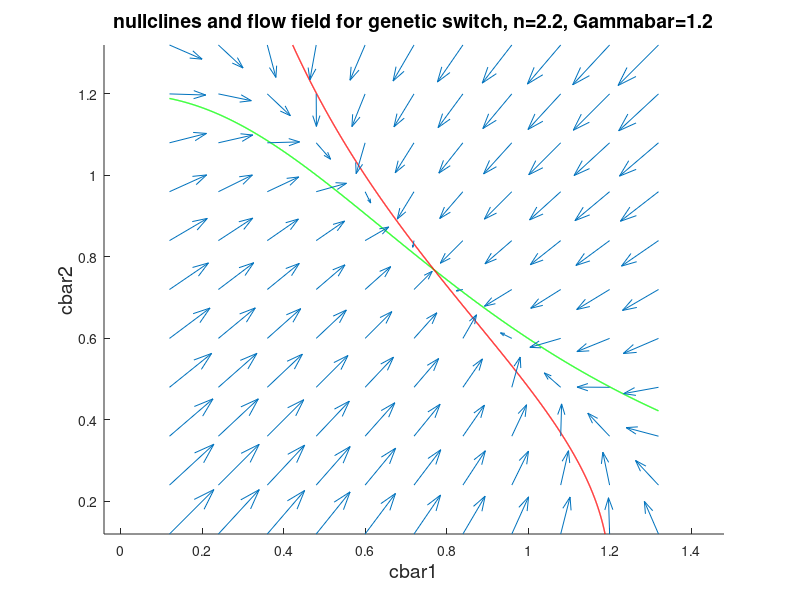
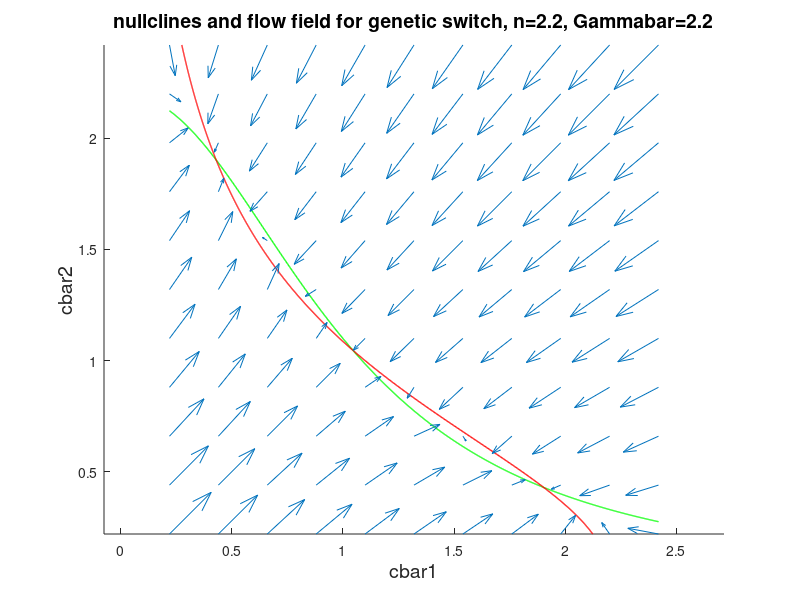

MATLAB code for these plots, in order:
%%pcn and Jason Prentice 10/2013  CherryAdler.m
% bistability of a hypothetical switch consisting of two mutually repressing elements
% following Cherry and Adler 00
clear all; close all
fancy = 0; % =0 to omit the streamlines, or 1 to include them
%%  
n = 2.2;            % Hill coeff (cooperativity parameter): compare 1 vs 2.4
Gamma = 1.2;        % nondimensionalized maximum production rate: compare 1.2 vs 1.8
cbar=(0.1*Gamma):(0.001*Gamma):(1.1*Gamma); % nondimensionalized concentration of one repressor
othercbar=Gamma*((1+(cbar.^n)).^(-1));
figure(1); set(gca,'FontSize',14)
plot(cbar,othercbar,'g','LineWidth',1);
hold on
plot(othercbar,cbar,'r','LineWidth',1); xlabel('cbar1','FontSize',14); ylabel('cbar2','FontSize',14);
title('linear plot of binding curves','FontSize',14)
axis equal
%% Make the flow field
cbar=(0.1*Gamma):(0.1*Gamma):(1.1*Gamma);
[X,Y]=meshgrid(cbar);
U=-X+(Gamma./(1+Y.^n));
V=-Y+(Gamma./(1+X.^n)); 
% rescale the arrows so we can see the shorter ones:
UVnorms=(U.^2+V.^2).^0.5; top=max(max(UVnorms));
scaling=UVnorms;
for i=1:length(UVnorms(:)),
    if UVnorms(i)<(top/10),
        scaling(i)=UVnorms(i)*10/2;
    else
        scaling(i) = top - (top-UVnorms(i))/(2*0.9);
    end;end
scaling=scaling./UVnorms;
figure(1);
quiver(X,Y,U.*scaling,V.*scaling,1); 
title(['nullclines and flow field for genetic switch, n=' num2str(n),', Gammabar=' num2str(Gamma)],'FontSize',14)
axis equal; axis tight
hold off; box off
%% part e.
Gamma = 2.2;
cbar=(0.1*Gamma):(0.001*Gamma):(1.1*Gamma); % nondimensionalized concentration of one repressor
othercbar=Gamma*((1+(cbar.^n)).^(-1));
figure(2); set(gca,'FontSize',14)
plot(cbar,othercbar,'g','LineWidth',1);
hold on
plot(othercbar,cbar,'r','LineWidth',1); xlabel('cbar1','FontSize',14); ylabel('cbar2','FontSize',14);
title('linear plot of binding curves','FontSize',14)
axis equal
%% 
% Make the flow field
cbar=(0.1*Gamma):(0.1*Gamma):(1.1*Gamma);
[X,Y]=meshgrid(cbar);
U=-X+(Gamma./(1+Y.^n));
V=-Y+(Gamma./(1+X.^n)); 
% rescale the arrows so we can see the shorter ones:
UVnorms=(U.^2+V.^2).^0.5; top=max(max(UVnorms));
scaling=UVnorms;
for i=1:length(UVnorms(:)),
    if UVnorms(i)<(top/10),
        scaling(i)=UVnorms(i)*10/2;
    else
        scaling(i) = top - (top-UVnorms(i))/(2*0.9);
    end;end
scaling=scaling./UVnorms;
figure(2);
quiver(X,Y,U.*scaling,V.*scaling,1); 
title(['nullclines and flow field for genetic switch, n=' num2str(n),', Gammabar=' num2str(Gamma)],'FontSize',14)
axis equal; axis tight
hold off; box off
%% now add streamlines if desired
% use a finer grid for the actual integration: 
if fancy==1,
    Gamma=1.2;
    [Xf,Yf]=meshgrid((Gamma/100):(Gamma/50):(1.1*Gamma));
    Uf=-Xf+(Gamma./(1+Yf.^n));
    Vf=-Yf+(Gamma./(1+Xf.^n)); 
    figure(1); 
    %%
    h=streamline(Xf,Yf,Uf,Vf,[0.93, .2], [0.1 .6]);
    set(h,'Color','black','LineWidth',1)
end
